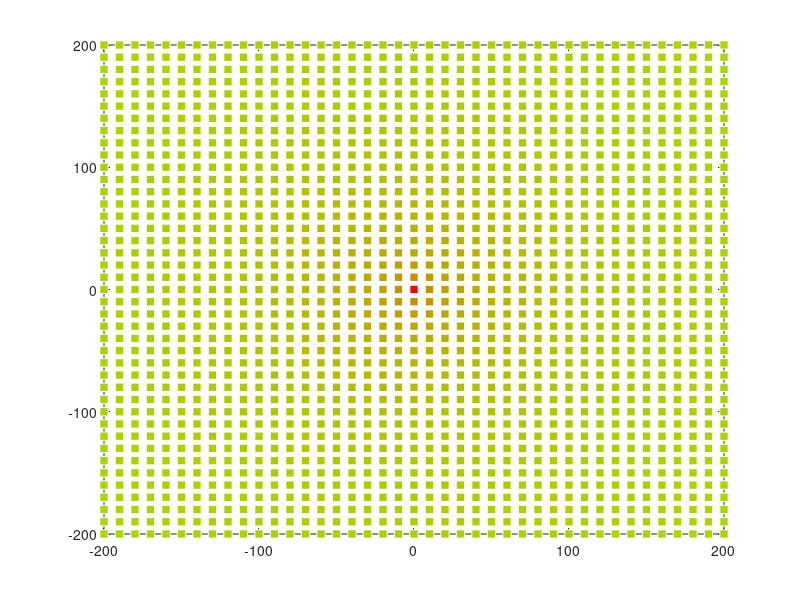

The MATLAB script that drew this image:

clear all
close all

% z = x + y*i
% k = a + b*i
% f(z) = k*z

a = 0.9;
b = 0.4;

figure(1)
plot(0, 0,'-or','MarkerFaceColor',[1,0,0])
hold on


for i = 0:40
    for j = 0:40
        
        x0 = -200 + i*10;
        y0 = -200 + j*10;
        
        x = x0;
        y = y0;
        d0 = x^2 + y^2;
        count = 1;
        d = d0;
        
        while d > 0.0001
            
            xn = a*x - b*y;
            yn = b*x + a*y;
            
            count = count+1;
            
            x = xn;
            y = yn;
            
            d = (x)^2 + y^2;
            
        end
        
        rgbxy = [1-(count/2000) , count/800, 0];
        plot(x0,y0,'sw','MarkerFaceColor',rgbxy)
        hold on
        
        
    end
    
end